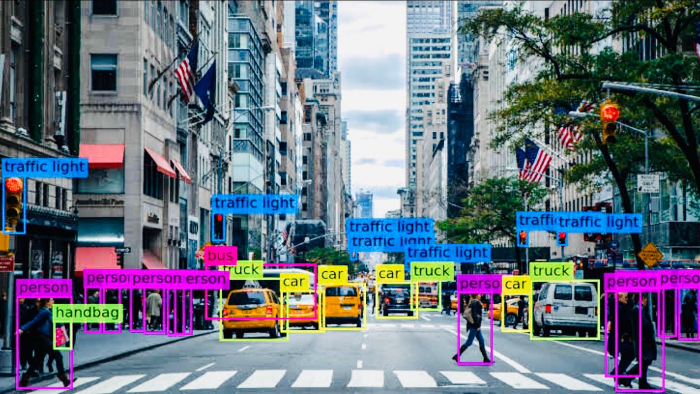
#> input picture 大创/1_SgiSZHNUHUTUNgXqGxIxSA@2x.jpg, 1400 x 788 px (shown at 1/2 size)
$ python -i detector.py   (imports and definitions only)
#> lines starting #> are read from the running program, lines starting #| are printed output that depends on the picture; after the words box and inside, x2 and y2 are one past the last pixel; in counts of white or black regions, pixels touching at a corner belong together
#> further down, picture is the input picture: shape (788, 1400, 3); mean B, G, R 126.9, 114.3, 104.4
from __future__ import annotations

from dataclasses import dataclass
from typing import Protocol

import cv2
import numpy as np


@dataclass(frozen=True)
class Detection:
    """One detector result in pixel coordinates."""

    label: str
    confidence: float
    bbox: tuple[int, int, int, int]

    @property
    def center(self) -> tuple[int, int]:
        x, y, width, height = self.bbox
        return x + width // 2, y + height // 2


class Detector(Protocol):
    def detect(self, frame: np.ndarray) -> list[Detection]:
        """Return detections for one BGR frame."""


class NoopDetector:
    """A safe default that never produces a control-worthy detection."""

    def detect(self, frame: np.ndarray) -> list[Detection]:
        del frame
        return []


class ColorBlobDetector:
    """Simple HSV color detector for early camera and pipeline validation.

    This is deliberately not a final object-recognition model. It provides a
    deterministic way to validate the full video -> detection -> annotation
    pipeline before a trained model and STM32 output are introduced.
    """

    def __init__(
        self,
        lower_hsv: tuple[int, int, int] = (0, 100, 80),
        upper_hsv: tuple[int, int, int] = (15, 255, 255),
        min_area: int = 400,
        label: str = "color-target",
    ) -> None:
        self.lower_hsv = np.array(lower_hsv, dtype=np.uint8)
        self.upper_hsv = np.array(upper_hsv, dtype=np.uint8)
        self.min_area = min_area
        self.label = label

    def detect(self, frame: np.ndarray) -> list[Detection]:
        hsv = cv2.cvtColor(frame, cv2.COLOR_BGR2HSV)
#> hsv: shape (788, 1400, 3); mean H, S, V 94, 115.7, 138.8
        mask = cv2.inRange(hsv, self.lower_hsv, self.upper_hsv)
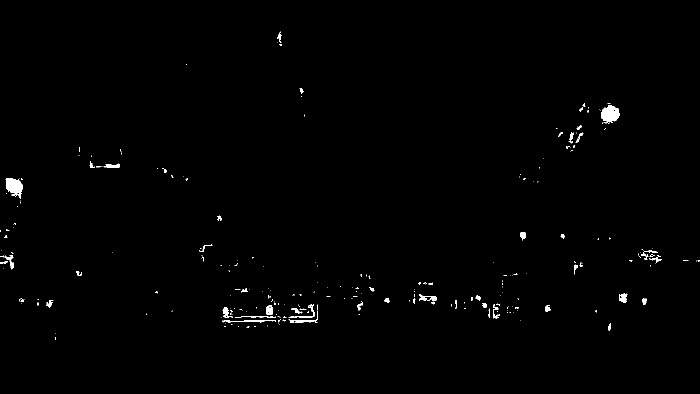
#> mask: shape (788, 1400) (shown at 1/2 size); 0.65% white; 255 white regions (196 under 20 px), largest, box (x1, y1, x2, y2) and area: (1202, 210, 1239, 247) 943, (11, 357, 45, 398) 873, (444, 640, 552, 645) 260
        kernel = np.ones((5, 5), dtype=np.uint8)
        mask = cv2.morphologyEx(mask, cv2.MORPH_OPEN, kernel)
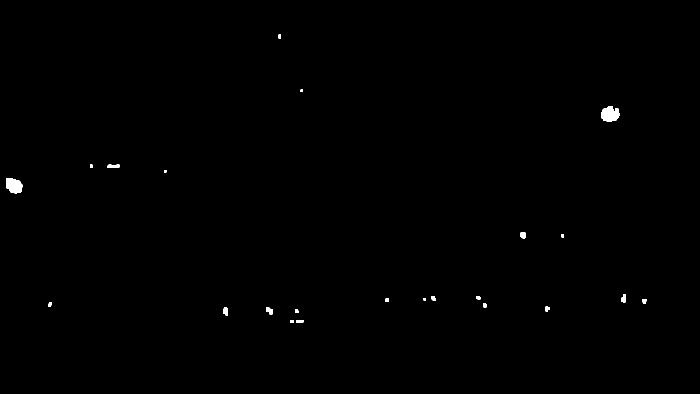
#> mask: shape (788, 1400) (shown at 1/2 size); 0.28% white; 24 white regions, largest, box (x1, y1, x2, y2) and area: (1203, 213, 1239, 244) 868, (12, 357, 45, 387) 760, (215, 329, 239, 336) 143
        mask = cv2.morphologyEx(mask, cv2.MORPH_CLOSE, kernel)
#> mask: shape (788, 1400); 0.28% white; 23 white regions

        contours, _ = cv2.findContours(
            mask, cv2.RETR_EXTERNAL, cv2.CHAIN_APPROX_SIMPLE
        )
#> contours = 23 contours, 3 with area under 20; largest, box (x1, y1, x2, y2) and area: (1203, 213, 1239, 244) 836, (12, 357, 45, 387) 708, (1242, 588, 1252, 605) 114, (215, 329, 239, 336) 114, (532, 614, 546, 629) 112
        detections: list[Detection] = []
        for contour in contours:
            area = cv2.contourArea(contour)
            if area < self.min_area:
                continue
            x, y, width, height = cv2.boundingRect(contour)
            frame_area = max(frame.shape[0] * frame.shape[1], 1)
            confidence = min(area / frame_area * 8.0, 0.99)
            detections.append(
                Detection(
                    label=self.label,
                    confidence=confidence,
                    bbox=(x, y, width, height),
                )
            )
#> this loop made 23 passes
#> area on passes 3, 4, 5, 6, 7, 8, 9, 11, 12, 13, 14, 15: 34, 110.5, 112.5, 53, 40, 40.5, 54.5, 39.5, 42.5, 58.5, 114, 24.5
#> (contour, area) on passes 1, 2, 23: ([[592, 640], [592, 644], [606, 644], [606, 640]], 56), ([[581, 640], [581, 645], [586, 645], [586, 640]], 25), ([[557, 69], [557, 76], [561, 76], [561, 69]], 28)
#> after the loop, detections = 2 items
        return sorted(detections, key=lambda item: item.bbox[2] * item.bbox[3], reverse=True)


def draw_detections(
    frame: np.ndarray,
    detections: list[Detection],
) -> np.ndarray:
    """Draw results on a copy so the raw frame remains untouched."""

    annotated = frame.copy()
    for detection in detections:
        x, y, width, height = detection.bbox
        color = (0, 220, 0)
        cv2.rectangle(annotated, (x, y), (x + width, y + height), color, 2)
        center_x, center_y = detection.center
        cv2.circle(annotated, (center_x, center_y), 4, (0, 0, 255), -1)
        text = f"{detection.label} {detection.confidence:.2f}"
        cv2.putText(
            annotated,
            text,
            (x, max(y - 8, 20)),
            cv2.FONT_HERSHEY_SIMPLEX,
            0.55,
            color,
            2,
            cv2.LINE_AA,
        )
    return annotated


def create_detector(name: str) -> Detector:
    if name == "none":
        return NoopDetector()
    if name == "color":
        return ColorBlobDetector()
    raise ValueError(f"unknown detector: {name}")

>>> import cv2
>>> picture = cv2.imread('../1_SgiSZHNUHUTUNgXqGxIxSA@2x.jpg')
>>> result = ColorBlobDetector().detect(picture)
#> result = 2 items
